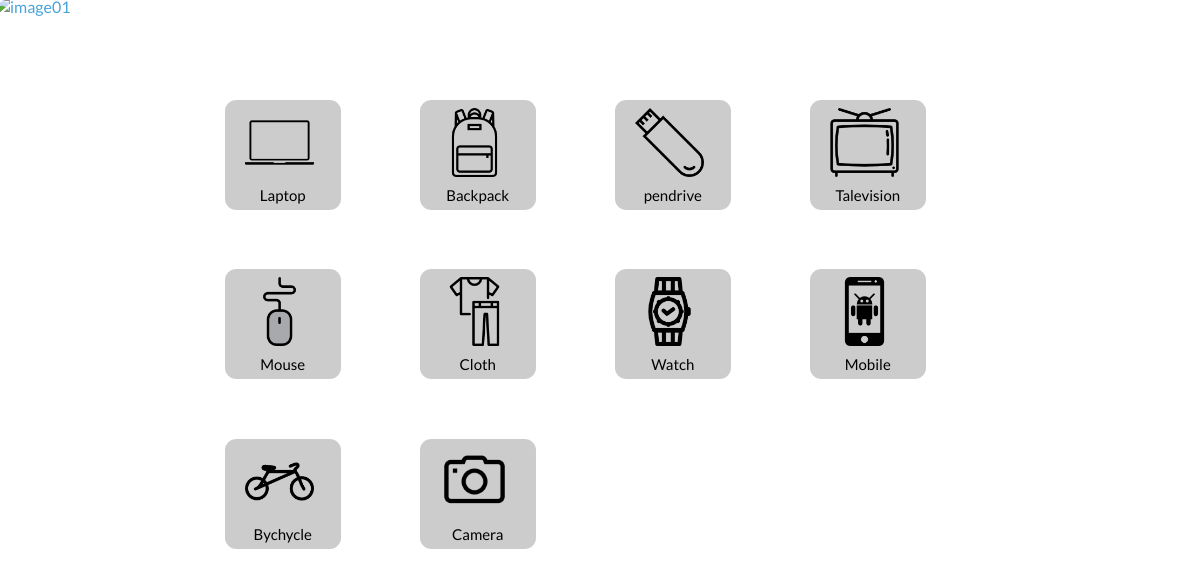
Page /user/home.php on the committed database.
### tables this page shows
CREATE TABLE `item` (
  `item_id` varchar(40) NOT NULL,
  `item_name` varchar(40) default NULL,
  PRIMARY KEY  (`item_id`)
);

### user/home.php (the view, shortened to what this page needs)
<!DOCTYPE html>
<html lang="en" class="no-js">
	<head>
		<link rel="stylesheet" href="css/bootstrap.min.css" type="text/css" media="all">
		<link rel="stylesheet" href="css/font-awesome.min.css" type="text/css" media="all">
		<link rel="stylesheet" type="text/css" href="css/default.css" />
		<link rel="stylesheet" type="text/css" href="css/component.css" />
	</head>
	<body>
		<div class="container-fluid">
			<div class="main">
				<ul id="cbp-bislideshow" class="cbp-bislideshow">
					<li><img src="images/s1.jpg" alt="image01"/></li>
				</ul>
			</div>
			<div class="container">
			    <div class="row">
                    <div class="col-md-2"></div>
			        <div class="col-md-8">
                        <div class="row">
                           <?php
                               $select_item_querry=mysql_query("SELECT * FROM item");
                               while ($select_item_querry_all=mysql_fetch_array($select_item_querry))
                               {
                               	 $img_id=$select_item_querry_all[0];
                               	 $item_name=$select_item_querry_all[1];
                            ?>
                            <div class="col-md-3">
                                <div class="subject-tile-div">
                                    <a href="easy_main.php?&&page=<?php print $item_name?>"><img src="../admin/images/item_icon/<?php print $img_id?>.jpg" alt="">
                                    <h6 class="cbp-ig-title"><?php print $select_item_querry_all[1]?></h6>
                                    </a>
                                </div>
                            </div>
                            <?php
                                }
                            ?>
                        </div>
			        </div>
			        <div class="col-md-2"></div>
			    </div>
			</div>
		</div>
	</body>
</html>

### user/css/default.css (style rules this page uses)
body, html { font-size: 100%; padding: 0; margin: 0; }
*, *:after, *:before { -webkit-box-sizing: border-box; -moz-box-sizing: border-box; box-sizing: border-box; }
body { font-family: 'Lato', Calibri, Arial, sans-serif; color: #47a3da; }
a { color: #f0f0f0; text-decoration: none; }
.main, .container > header { width: 90%; max-width: 69em; margin: 0 auto; padding: 0 1.875em 3.125em 1.875em; }

### user/css/component.css (style rules this page uses)
.cbp-bislideshow { list-style: none; width: 100%; height: 100%; position: fixed; top: 0; left: 0; z-index: -1; padding: 0; margin: 0; }
.cbp-bislideshow li { position: absolute; width: 101%; height: 101%; top: -0.5%; left: -0.5%; opacity: 0; -webkit-transition: opacity 1s; -moz-transition: opacity 1s; transition: opacity 1s; }
.cbp-bislideshow li img { display: block; width: 100%; }
.subject-tile-div { height:110px; width: 70%; background-color: #ccc; margin-bottom: 10px; border-radius: 10%; margin-top: 30%; }
.subject-tile-div a img { width: 60%; margin-top: 7%; margin-left: 17%; }
.subject-tile-div a { text-decoration: none; color: #000; }
.subject-tile-div a h6 { font-size: 15px; text-align: center; }

### rows in the picture
item: shows a picture, item_name "Laptop"
item: shows a picture, item_name "Backpack"
item: shows a picture, item_name "pendrive"
item: shows a picture, item_name "Talevision"
item: shows a picture, item_name "Mouse"
item: shows a picture, item_name "Cloth"
item: shows a picture, item_name "Watch"
item: shows a picture, item_name "Mobile"
item: shows a picture, item_name "Bychycle"
item: shows a picture, item_name "Camera"
